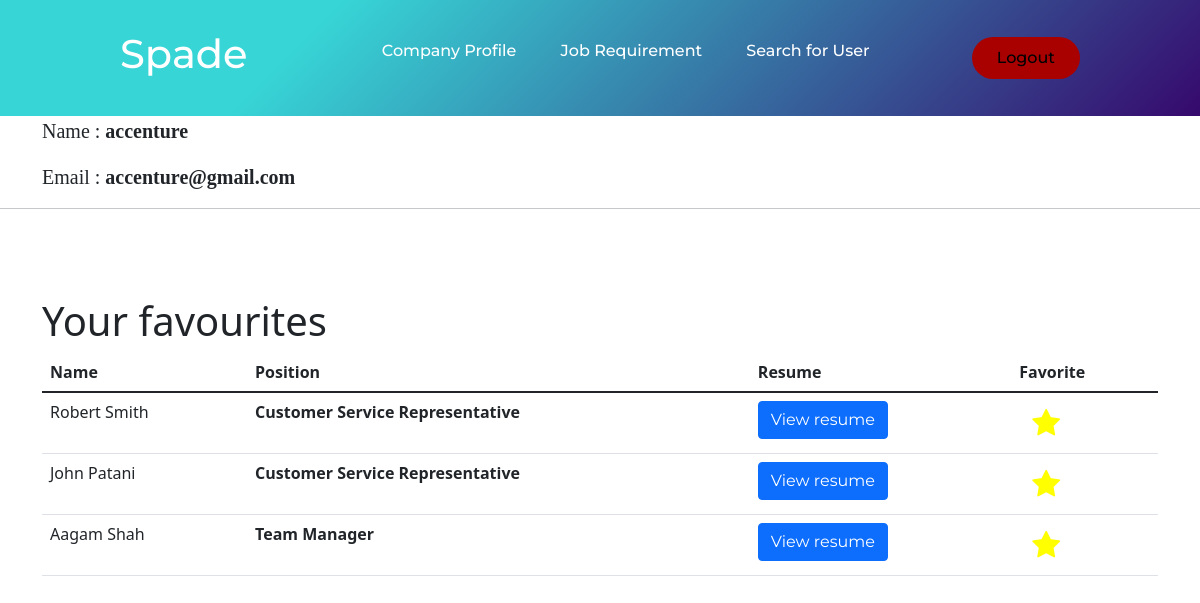
/companyprofile (signed in), run on the app's committed database.
### app.py (models this page shows)
class Company(db.Model):
    sno = db.Column(db.Integer, primary_key=True)
    name = db.Column(db.String(200), nullable=False)
    username = db.Column(db.String(200), unique=True)
    password = db.Column(db.String(200), nullable=False)
    jobTitle = db.Column(db.String(200), nullable=True)
    pdf = db.Column(db.String(200), nullable=True)

class User(db.Model):
    sno = db.Column(db.Integer, primary_key=True)
    name = db.Column(db.String(200), nullable=False)
    username = db.Column(db.String(200), unique=True)
    password = db.Column(db.String(200), nullable=False)
    resume = db.Column(db.String(200), nullable=True)
    position = db.Column(db.String(200), nullable=True)

class Companyfavourite(db.Model):
    sno = db.Column(db.Integer, primary_key=True)
    companysno = db.Column(db.Integer, ForeignKey("company.sno"), nullable=False)
    usersno = db.Column(db.Integer, ForeignKey("user.sno"), nullable=False)

### app.py (the view)
@app.route("/companyprofile")
def companyprofile():
    if 'company' in session:
        username = session['company']
        user = Company.query.filter_by(username=username).first()
        companyfavourite = Companyfavourite.query.filter_by(companysno = user.sno)
        return render_template('companyprofile.html', user=user, companyfavourite=companyfavourite)
    return redirect(url_for('companylogin'))

### app.py (called while the page is built)
def userdetailsincompanyfavourite(usersno):
    return User.query.filter_by(sno=usersno).first()

@app.context_processor
def context_processor():
    return dict(userincompanyfavourite = userincompanyfavourite, userdetailsincompanyfavourite = userdetailsincompanyfavourite, companyjobreq=companyjobreq, percentagematch = percentagematch, companydetailsincompanyfavourite=companydetailsincompanyfavourite)

### templates/companyprofile.html (shortened to what this page needs)
{% extends 'companynavbar.html' %}
{% block companynavbar %}
<div class="container">
	<p style="font-size: 20px; font-family: serif, georgia">
		Name : <b>{{user.name}}</b>
	</p>
	<p style="font-size: 20px; font-family: serif, georgia">
		Email : <b>{{user.username}}</b>
	</p>
</div>
<hr />
<br /><br /><br />
<div class="container">
	{% if companyfavourite %}
	<h1>Your favourites</h1>
	<table class="table">
		<thead>
			<tr>
				<th>
					Name
				</th>
				<th>
					Position
				</th>
				<th>
					Resume
				</th>
				<th>
					Favorite
				</th>
			</tr>
		</thead>
		<tbody>
			{% for i in companyfavourite %}
			{% set user = userdetailsincompanyfavourite(i.usersno) %}
			<tr id="tr{{user.sno}}">
				<td>{{user.name}}</td>
				<td style="font-weight: bold">
					{% if user.position %}
					{{user.position}}
					{% else %}
					No Details
					{% endif %}
				</td>
				<td>
					{% if user.resume %}
					<a href="static/resumes/{{user.resume}}" class="btn btn-primary" target="__blank">
						View resume
					</a>
					{% else %}
					No Resume
					{% endif %}
				</td>
				<td>
					<div id="deletefavourite{{user.sno}}">
						<form class="deletefavourite" id="{{user.sno}}">
							<button type="submit" class="btn" class="update_form">
								<i type="submit" class="fa fa-star" style="color: yellow;font-size: 30px;"></i>
							</button>
						</form>
					</div>
				</td>
			</tr>
			{% endfor %}
		</tbody>
	</table>
	{% endif %}
</div>
{% endblock companynavbar %}

### static/css/style.css (style rules this page uses)
* { box-sizing: border-box; margin: 0; padding: 0; }
li, a, button { font-family: "Montserrat", sans-serif; font-weight: 500; font-size: 16px; text-decoration: none; }
a { color: white; }
button { padding: 9px 25px; background-color: rgb(169, 0, 0); border: none; border-radius: 50px; cursor: pointer; transition: all 0.3s ease 0s; }

### data on the page
Company: name "accenture", username "accenture@gmail.com"
User: name "Robert Smith", position "Customer Service Representative"
User: name "John Patani", position "Customer Service Representative"
User: name "Aagam Shah", position "Team Manager"
